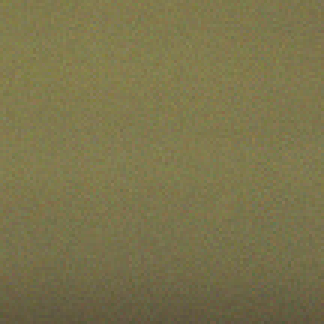
#> input picture 期末報告/AOI影像/Images/ORI/109960074a0_L5_0125a_012608a_1_32_ROI0_OPOK.png, 108 x 108 px (shown 3 times larger); its folder holds 4 pictures in this run
$ python '20230528 - 複製.py'
#> lines starting #> are read from the running program, lines starting #| are printed output that depends on the picture; after the words box and inside, x2 and y2 are one past the last pixel; in counts of white or black regions, pixels touching at a corner belong together; pictures that were not available may be replaced by others from this repository, and a replacement may not be noted
# -*- coding: utf-8 -*-
"""
Created on Mon May 29 10:57:02 2023

@author: acer0
"""

import cv2
import os
import numpy as np

folder1 = './Images/ORI'
folder2 = './Images/CAM'

# 讀取兩個文件夾中的文件
files1 = os.listdir(folder1)
files2 = os.listdir(folder2)

# 讀取文件中的編號
def get_file_num(filename):
    num_str = ''.join(filter(str.isdigit, filename))
    if num_str:
        return int(num_str)
    else:
        return -1  #返回一個默認值，表示未能提取數字

# # 按照編號進行排序
# files1 = sorted(files1, key=get_file_num)
# files2 = sorted(files2, key=get_file_num)

def dHash(img):
    # 差值哈希算法 缩放8*8
    img = cv2.resize(img, (8, 8))
    hash_str = ''
    # 每行前一个像素大于后一个像素为1，相反为0，生成哈希
    for i in range(8):
        for j in range(7):
            if img[i, j] > img[i, j+1]:
                hash_str = hash_str+'1'
            else:
                hash_str = hash_str+'0'
    return hash_str

# 建立 比對OK的list
compared_files = []

# 逐一比較每個文件
for i in range(len(files1)):
    print(files1[i])
    imgOri = cv2.imread(os.path.join(folder1, files1[i]))
#> imgOri is the input picture: shape (108, 108, 3); mean B, G, R 76.3, 116.4, 123
    imgCam = cv2.imread(os.path.join(folder2, files2[i]), 0) # CAM + 灰階
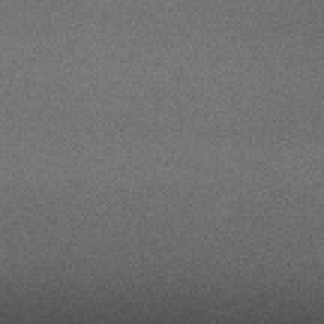
#> imgCam: shape (108, 108) (shown 3 times larger); min 79, max 131, mean 113.3

    (B1, G1, R1) = cv2.split(imgOri) # 將imgOri 分3通道
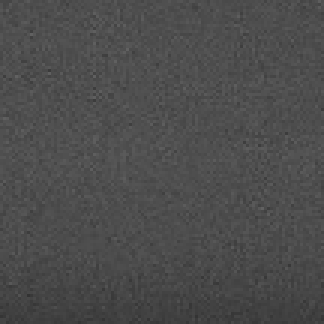
#> B1: shape (108, 108) (shown 3 times larger); min 51, max 97, mean 76.3

### 影像前處理 ###

    # 中值濾波器 5x5
    imgOri = cv2.medianBlur(R1, 5) # 將imgOri 取R通道
#> imgOri: shape (108, 108)
    imgCam = cv2.medianBlur(imgCam, 5)

    # 高斯濾波
    imgOri = cv2.GaussianBlur(imgOri, (5, 5), 0)
    imgCam = cv2.GaussianBlur(imgCam, (5, 5), 0)

    # 中值濾波器 3x3
    imgOri = cv2.medianBlur(imgOri, 3)
    imgCam = cv2.medianBlur(imgCam, 3)

    # 邊緣強化 Ori
    sigma = 25
    blur_img = cv2.GaussianBlur(imgOri, (0, 0), sigma)
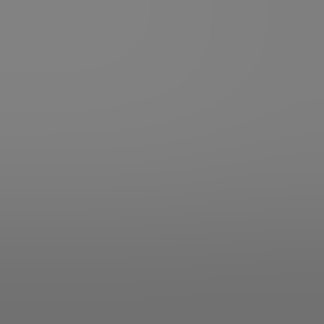
#> blur_img: shape (108, 108) (shown 3 times larger); min 113, max 130, mean 123
        # 以原圖 : 模糊圖片= 1.5 : -0.5 的比例進行混合
    imgOri = cv2.addWeighted(imgOri, 1.5, blur_img, -0.5, 0)


    # Cam 二值化
    ret2, threshCam = cv2.threshold(imgCam, 140, 255, cv2.THRESH_BINARY)
#> threshCam: shape (108, 108); every value is 0

    # dHash比對
    hashOri = dHash(imgOri)
    hashCam = dHash(imgCam)
    diff = sum(ch1 != ch2 for ch1, ch2 in zip(hashOri, hashCam))
#> diff = 15

    cv2.namedWindow('imgOri', cv2.WINDOW_NORMAL)
    cv2.namedWindow('threshCam', cv2.WINDOW_NORMAL)

    if diff > 10:
        # Ori 二值化
        print(diff)
#| 15
        ret1, threshOri = cv2.threshold(imgOri, 125, 255, cv2.THRESH_BINARY)
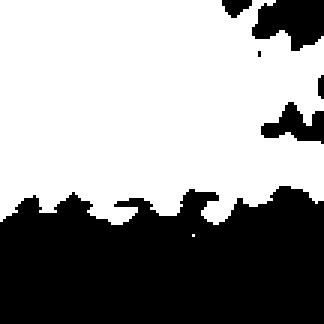
#> threshOri: shape (108, 108) (shown 3 times larger); 59% white; 6 black regions (2 under 20 px), largest, box (x1, y1, x2, y2) and area: (0, 62, 108, 108) 4274, (84, 0, 108, 17) 293, (87, 34, 108, 48) 158, (74, 0, 84, 6) 40
#> (the run stopped early here; a loop or call above may not have finished)
